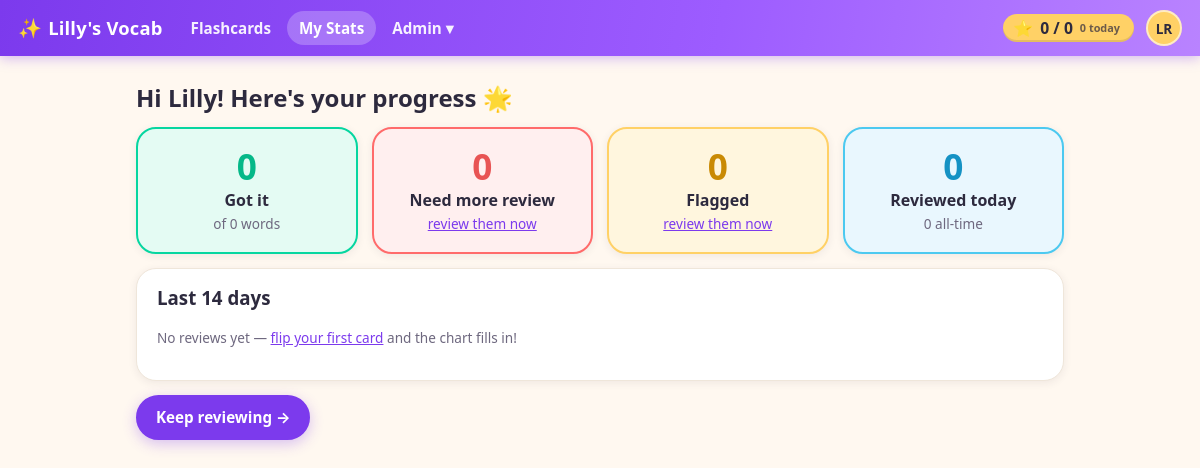
/progress/index.php (signed in), run on the app's committed database.
### tables this page shows
CREATE TABLE settings (
  id INT AUTO_INCREMENT PRIMARY KEY,
  key_name VARCHAR(191) NOT NULL UNIQUE,
  value LONGTEXT NULL,
  updated_at DATETIME NOT NULL DEFAULT CURRENT_TIMESTAMP ON UPDATE CURRENT_TIMESTAMP
);

CREATE TABLE users (
  id INT AUTO_INCREMENT PRIMARY KEY,
  first_name VARCHAR(100) NOT NULL,
  last_name VARCHAR(100) NOT NULL,
  email VARCHAR(255) DEFAULT NULL UNIQUE,
  password_hash VARCHAR(255) NOT NULL DEFAULT '',
  is_admin TINYINT(1) NOT NULL DEFAULT 0 COMMENT 'App administrator',
  email_verify_token VARCHAR(64) DEFAULT NULL,
  email_verified_at DATETIME DEFAULT NULL,
  password_reset_token_hash CHAR(64) DEFAULT NULL,
  password_reset_expires_at DATETIME DEFAULT NULL,
  shuffle_seed INT UNSIGNED DEFAULT NULL COMMENT 'NULL = original order; set = per-user shuffled deck order',
  deck_position INT NOT NULL DEFAULT 0 COMMENT 'Resume point in the full deck (index of the next card)',
  created_at DATETIME NOT NULL DEFAULT CURRENT_TIMESTAMP
);

### partials.php (called while the page is built)
<?php
require_once __DIR__ . '/config.php';
require_once __DIR__ . '/settings.php';
require_once __DIR__ . '/lib/Application.php';
require_once __DIR__ . '/lib/ApplicationUI.php';
function h($s) {
    return htmlspecialchars($s ?? '', ENT_QUOTES, 'UTF-8');
}
function header_html(string $title): void {
    ApplicationUI::headerHtml($title);
}
function footer_html(): void {
    ApplicationUI::footerHtml();
}

### config.php (called while the page is built, shortened)
<?php
function pdo(): PDO {
    static $pdo = null;
    if ($pdo === null) {
        $dsn = 'mysql:host=' . DB_HOST . ';dbname=' . DB_NAME . ';charset=utf8mb4';
        $options = [
            PDO::ATTR_ERRMODE => PDO::ERRMODE_EXCEPTION,
            PDO::ATTR_DEFAULT_FETCH_MODE => PDO::FETCH_ASSOC,
            PDO::ATTR_EMULATE_PREPARES => false,
        ];
        $pdo = new PDO($dsn, DB_USER, DB_PASS, $options);
    }
    return $pdo;
}
function current_user(): ?array {
    require_once __DIR__ . '/lib/UserManagement.php';
    if (!empty($_SESSION['uid'])) {
        static $user = null;
        if ($user === null) {
            $user = UserManagement::findById((int)$_SESSION['uid']) ?: false;
        }
        return $user ?: null;
    }
    return null;
}
function require_login(): void {
    if (!current_user()) {
        $next = $_SERVER['REQUEST_URI'] ?? '';
        header('Location: /login.php' . ($next ? '?next=' . urlencode($next) : ''));
        exit;
    }
}

### lib/UserManagement.php (called while the page is built, shortened)
<?php
require_once __DIR__ . '/../config.php';
require_once __DIR__ . '/../settings.php';
class UserManagement {
    private static function pdo(): PDO {
        return pdo();
    }
    public static function findById(int $id): ?array {
        $st = self::pdo()->prepare('SELECT * FROM users WHERE id=? LIMIT 1');
        $st->execute([$id]);
        $row = $st->fetch();
        return $row ?: null;
    }
}

### settings.php (called while the page is built, shortened)
<?php
require_once __DIR__ . '/config.php';
class Settings {
    private static function pdo(): PDO {
        return pdo();
    }
    public static function get(string $key, string $default = ''): string {
        $st = self::pdo()->prepare('SELECT value FROM settings WHERE key_name = ? LIMIT 1');
        $st->execute([$key]);
        $row = $st->fetch();
        return $row ? (string)$row['value'] : $default;
    }
    public static function siteTitle(): string {
        return self::get('site_title', APP_NAME);
    }
}

### lib/FlashcardProgress.php (called while the page is built, shortened)
<?php
require_once __DIR__ . '/../config.php';
class FlashcardProgress {
    private static function pdo(): PDO {
        return pdo();
    }
    public static function getScoreSummary(int $userId): array {
        $pdo = self::pdo();
        $st = $pdo->prepare("SELECT COUNT(*) AS c FROM user_word_state WHERE user_id = ? AND last_mark = 'got_it'");
        $st->execute([$userId]);
        $mastered = (int)$st->fetch()['c'];
        $total = (int)$pdo->query('SELECT COUNT(*) AS c FROM words')->fetch()['c'];
        $st = $pdo->prepare('SELECT COUNT(*) AS c FROM word_review_events WHERE user_id = ? AND created_at >= CURDATE()');
        $st->execute([$userId]);
        $reviewedToday = (int)$st->fetch()['c'];
        return [
            'mastered' => $mastered,
            'total_words' => $total,
            'reviewed_today' => $reviewedToday,
        ];
    }
    public static function getStatsForUser(int $userId, int $days = 14): array {
        $pdo = self::pdo();
        $stats = self::getScoreSummary($userId);
        $st = $pdo->prepare("SELECT COUNT(*) AS c FROM user_word_state WHERE user_id = ? AND last_mark = 'needs_review'");
        $st->execute([$userId]);
        $stats['needs_review'] = (int)$st->fetch()['c'];
        $st = $pdo->prepare('SELECT COUNT(*) AS c FROM user_word_state WHERE user_id = ? AND is_flagged = 1');
        $st->execute([$userId]);
        $stats['flagged'] = (int)$st->fetch()['c'];
        $st = $pdo->prepare('SELECT COUNT(*) AS c FROM word_review_events WHERE user_id = ?');
        $st->execute([$userId]);
        $stats['total_reviews'] = (int)$st->fetch()['c'];
        $days = max(1, $days);
        $st = $pdo->prepare(
            'SELECT DATE(created_at) AS day, COUNT(*) AS c
             FROM word_review_events
             WHERE user_id = ? AND created_at >= DATE_SUB(CURDATE(), INTERVAL ? DAY)
             GROUP BY DATE(created_at)'
        );
        $st->execute([$userId, $days - 1]);
        $byDay = [];
        foreach ($st->fetchAll() as $row) {
            $byDay[(string)$row['day']] = (int)$row['c'];
        }
        $daily = [];
        for ($i = $days - 1; $i >= 0; $i--) {
            $date = date('Y-m-d', strtotime("-$i days"));
            $daily[] = ['date' => $date, 'count' => $byDay[$date] ?? 0];
        }
        $stats['daily_reviews'] = $daily;
        return $stats;
    }
}

### lib/ApplicationUI.php (the view, shortened to what this page needs)
<?php
require_once __DIR__ . '/../config.php';
require_once __DIR__ . '/../settings.php';
require_once __DIR__ . '/FlashcardProgress.php';
class ApplicationUI {
    public static function staticResourceUrl(string $path): string {
        $filePath = __DIR__ . '/../' . ltrim($path, '/');
        $version = @filemtime($filePath);
        return $path . '?v=' . $version;
    }
    public static function cssLink(string $path): string {
        $url = self::staticResourceUrl($path);
        return '<link rel="stylesheet" href="' . htmlspecialchars($url, ENT_QUOTES, 'UTF-8') . '">';
    }
    public static function jsScript(string $path): string {
        $url = self::staticResourceUrl($path);
        return '<script src="' . htmlspecialchars($url, ENT_QUOTES, 'UTF-8') . '"></script>';
    }
    public static function scoreChipHtml(int $userId): string {
        $score = FlashcardProgress::getScoreSummary($userId);
        return '<a class="score-chip" id="score-chip" href="/progress/" title="Words you\'ve got — tap for stats">'
             . '<span class="score-star" aria-hidden="true">&#11088;</span>'
             . '<span class="score-numbers"><span id="score-mastered">' . number_format($score['mastered']) . '</span>'
             . ' / <span id="score-total">' . number_format($score['total_words']) . '</span></span>'
             . '<span class="score-today"><span id="score-today">' . number_format($score['reviewed_today']) . '</span> today</span>'
             . '</a>';
    }
    public static function headerHtml(string $title): void {
        $u = current_user();
        $script = $_SERVER['SCRIPT_NAME'] ?? '';
        $siteTitle = Settings::siteTitle();
        echo '<!doctype html><html><head><meta charset="utf-8"><meta name="viewport" content="width=device-width,initial-scale=1">';
        echo self::cssLink('/styles.css');
        echo '</head><body>';
        if ($u) {
            $navItems = [
                ['path' => '/review/', 'label' => 'Flashcards', 'prefixes' => ['/review/', '/index.php']],
                ['path' => '/progress/', 'label' => 'My Stats', 'prefixes' => ['/progress/']],
            ];
            echo '<header class="topbar">';
            echo '<a class="brand" href="/review/"><span class="brand-mark" aria-hidden="true">&#10024;</span> ' . h($siteTitle) . '</a>';
            echo '<nav class="topnav">';
            foreach ($navItems as $item) {
                $active = false;
                foreach ($item['prefixes'] as $prefix) {
                    if (strpos($script, $prefix) === 0) { $active = true; break; }
                }
                echo '<a href="' . h($item['path']) . '"' . ($active ? ' class="active"' : '') . '>' . h($item['label']) . '</a>';
            }
            if (!empty($u['is_admin'])) {
                $inAdmin = strpos($script, '/admin/') === 0;
                $adminItems = [
                    ['path' => '/admin/words.php', 'label' => 'Words'],
                    ['path' => '/admin/import/upload.php?flow=words', 'label' => 'Import Words'],
                    ['path' => '/admin/users.php', 'label' => 'Users'],
                    ['path' => '/admin/settings.php', 'label' => 'Settings'],
                    ['path' => '/admin/activity_log.php', 'label' => 'Activity Log'],
                    ['path' => '/admin/email_log.php', 'label' => 'Email Log'],
                ];
                $adminLinks = '';
                foreach ($adminItems as $item) {
                    $active = $inAdmin && basename(parse_url($item['path'], PHP_URL_PATH)) === basename($script);
                    $adminLinks .= '<a href="' . h($item['path']) . '" role="menuitem"' . ($active ? ' class="active"' : '') . '>' . h($item['label']) . '</a>';
                }
                echo '<span class="menu-wrap">'
                   . '<button type="button" id="adminToggle" class="topnav-toggle' . ($inAdmin ? ' active' : '') . '" aria-expanded="false" aria-controls="adminMenu">Admin &#9662;</button>'
                   . '<span id="adminMenu" class="popup-menu hidden" role="menu" aria-hidden="true">' . $adminLinks . '</span>'
                   . '</span>';
            }
            echo '</nav>';
            echo '<div class="topbar-right">';
            echo self::scoreChipHtml((int)$u['id']);
            $initials = strtoupper((string)substr((string)($u['first_name'] ?? ''), 0, 1) . (string)substr((string)($u['last_name'] ?? ''), 0, 1));
            $name = trim((string)($u['first_name'] ?? '') . ' ' . (string)($u['last_name'] ?? ''));
            echo '<span class="menu-wrap">'
               . '<button type="button" id="profileToggle" class="avatar" aria-expanded="false" aria-controls="profileMenu" title="' . h($name) . '" aria-label="Account menu for ' . h($name) . '">' . h($initials) . '</button>'
               . '<span id="profileMenu" class="popup-menu popup-menu-right hidden" role="menu" aria-hidden="true">'
               .   '<a href="/profile/change_password.php" role="menuitem">Change Password</a>'
               .   '<a href="/logout.php" role="menuitem">Logout</a>'
               . '</span>'
               . '</span>';
            echo '</div>';
            echo '</header>';
            echo '<div class="content"><main>';
        } else {
            echo '<header class="topbar"><a class="brand" href="/login.php"><span class="brand-mark" aria-hidden="true">&#10024;</span> ' . h($siteTitle) . '</a></header>';
            echo '<div class="content"><main>';
        }
    }
    public static function footerHtml(): void {
        echo '</main></div>' . self::jsScript('/main.js') . '</body></html>';
    }
}

### progress/index.php (shortened to what this page needs)
<?php
require_once __DIR__ . '/../partials.php';
require_once __DIR__ . '/../lib/FlashcardProgress.php';
require_login();
$me = current_user();
$stats = FlashcardProgress::getStatsForUser((int)$me['id']);
$maxDaily = 0;
foreach ($stats['daily_reviews'] as $day) {
    $maxDaily = max($maxDaily, $day['count']);
}
header_html('My Stats');
?>
<h2>Hi <?=h($me['first_name'])?>! Here's your progress &#127775;</h2>
<div class="stat-tiles">
  <div class="stat-tile stat-mastered">
    <div class="stat-number"><?= number_format($stats['mastered']) ?></div>
    <div class="stat-label">Got it</div>
    <div class="stat-sub small">of <?= number_format($stats['total_words']) ?> words</div>
  </div>
  <div class="stat-tile stat-misses">
    <div class="stat-number"><?= number_format($stats['needs_review']) ?></div>
    <div class="stat-label">Need more review</div>
    <div class="stat-sub small"><a href="/review/?deck=needs_review">review them now</a></div>
  </div>
  <div class="stat-tile stat-flagged">
    <div class="stat-number"><?= number_format($stats['flagged']) ?></div>
    <div class="stat-label">Flagged</div>
    <div class="stat-sub small"><a href="/review/?deck=flagged">review them now</a></div>
  </div>
  <div class="stat-tile stat-today">
    <div class="stat-number"><?= number_format($stats['reviewed_today']) ?></div>
    <div class="stat-label">Reviewed today</div>
    <div class="stat-sub small"><?= number_format($stats['total_reviews']) ?> all-time</div>
  </div>
</div>
<div class="card">
  <h3>Last 14 days</h3>
  <?php if ($maxDaily === 0): ?>
    <p class="small">No reviews yet — <a href="/review/">flip your first card</a> and the chart fills in!</p>
  <?php endif; ?>
</div>
<div class="actions">
  <a class="button primary" href="/review/">Keep reviewing &#8594;</a>
</div>
<?php footer_html(); ?>

### data on the page
settings: value "Lilly's Vocab"
users: initials "LR", first_name "Lilly"

### other printed values
$item['label'] "Flashcards"
$item['label'] "My Stats"
$score['mastered'] "0"
$score['total_words'] "0"
$score['reviewed_today'] "0"
$stats['mastered'] "0"
$stats['total_words'] "0"
$stats['needs_review'] "0"
$stats['flagged'] "0"
$stats['reviewed_today'] "0"
$stats['total_reviews'] "0"
